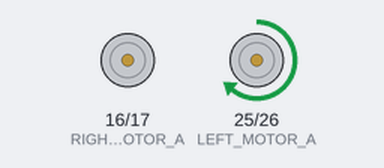
Bench run of a sketch on a simulated ESP32. Shown: motor-driver pin pairs drawn as motors (green arrow = first pin HIGH = forward, orange = second pin HIGH = backward, longer = more drive).

Above: at 1.0 s.
At 3.0 s:
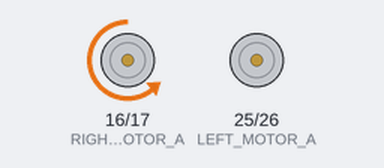
At 5.0 s:
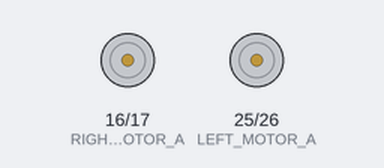
Timing chart, 0 to 7.8 s (numbered marks = the images above):
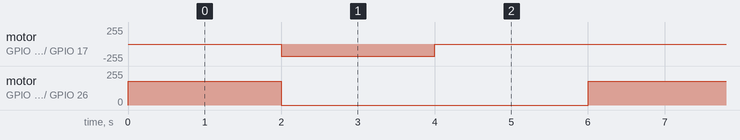

The sketch:

motors_test_run.ino
```cpp
// Connections:
// ESP 32    Motor driver
// D25       A-1A
// D26       A-1B
// RX2       B-1A
// TX2       B-2A
// GND       GND
//           VCC to external battery
// GND              external battery ground

// Define Motor Control Pins
const int LEFT_MOTOR_A = 25; // A-1A
const int LEFT_MOTOR_B = 26; // A-1B
const int RIGHT_MOTOR_A = 16; // B-1A
const int RIGHT_MOTOR_B = 17; // B-2A
const int fullSpeed = 255; // full speed at which motors can operate

void setup() {
  // Set all motor control pins as outputs
  pinMode(LEFT_MOTOR_A, OUTPUT);
  pinMode(LEFT_MOTOR_B, OUTPUT);
  pinMode(RIGHT_MOTOR_A, OUTPUT);
  pinMode(RIGHT_MOTOR_B, OUTPUT);

  // Ensure everything starts turned off
  stopMotors();
}

void loop() {
  // 1. Move Forward at roughly 70% speed (180 out of 255)
  // (Lower speeds on USB power help prevent drawing too much current)
  // Move A forward
  analogWrite(LEFT_MOTOR_A, 180);
  analogWrite(RIGHT_MOTOR_A, 0);
  analogWrite(LEFT_MOTOR_B, 0);
  analogWrite(RIGHT_MOTOR_B, 0);

  delay(2000);

  // Move B forward
  analogWrite(LEFT_MOTOR_A, 0);
  analogWrite(RIGHT_MOTOR_A, 0);
  analogWrite(LEFT_MOTOR_B, 0);
  analogWrite(RIGHT_MOTOR_B, 180);

  delay(2000);
  // 2. Move Backward
  //analogWrite(LEFT_MOTOR_A, 180);
  //analogWrite(LEFT_MOTOR_B, 0);
  //analogWrite(RIGHT_MOTOR_A, 0);
  //analogWrite(RIGHT_MOTOR_B, 180);
  //delay(2000);

  // 3. Stop
  stopMotors();
  delay(2000);
}

void stopMotors() {
  digitalWrite(LEFT_MOTOR_A, LOW);
  digitalWrite(LEFT_MOTOR_B, LOW);
  digitalWrite(RIGHT_MOTOR_A, LOW);
  digitalWrite(RIGHT_MOTOR_B, LOW);
}
```

Measured:
- by itself, motor on GPIO 16 (RIGHT_MOTOR_A) / GPIO 17 (RIGHT_MOTOR_B): alternates backward 180/255 for 2.0 s and stopped for 4.0 s
- by itself, motor on GPIO 25 (LEFT_MOTOR_A) / GPIO 26 (LEFT_MOTOR_B): alternates forward 180/255 for 2.0 s and stopped for 4.0 s
